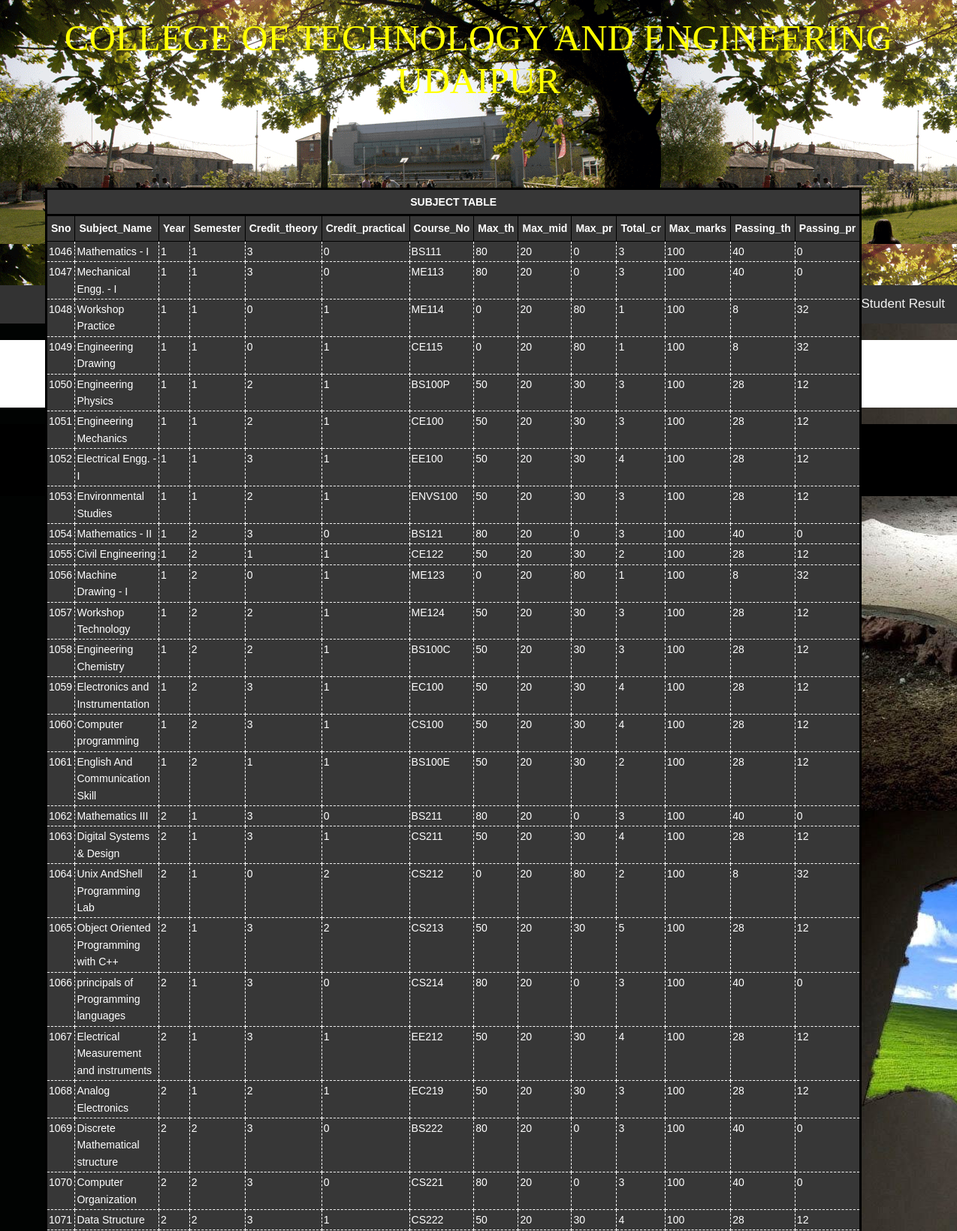
Page /subject_table_show.php (upper part) on the committed database.
### tables this page shows
CREATE TABLE IF NOT EXISTS `subject` (
  `Sno` int(10) NOT NULL AUTO_INCREMENT,
  `Subject_Name` varchar(40) NOT NULL DEFAULT 'UNIQUE',
  `Year` varchar(2) NOT NULL,
  `Semester` varchar(2) NOT NULL,
  `Credit_theory` int(2) NOT NULL,
  `Credit_practical` int(2) NOT NULL,
  `Course_No` varchar(30) NOT NULL,
  `Max_th` int(2) DEFAULT NULL,
  `Max_mid` int(2) DEFAULT NULL,
  `Max_pr` int(2) DEFAULT NULL,
  `Total_cr` int(2) DEFAULT NULL,
  `Max_marks` int(3) NOT NULL,
  `Passing_th` int(2) DEFAULT NULL,
  `Passing_pr` int(2) DEFAULT NULL,
  PRIMARY KEY (`Subject_Name`,`Year`,`Semester`,`Course_No`),
  UNIQUE KEY `Course_no` (`Course_No`),
  UNIQUE KEY `Sno` (`Sno`)
);

### subject_table_show.php (the view, shortened to what this page needs)
<!DOCTYPE html>
<html>
<head>
<link href="layout/styles/layout.css" rel="stylesheet" type="text/css" media="all">
</head>
<body background="images/kpll.jpg">
<div style="background-image: url(ch1.png)">
    <br>
  <h1 style="text-align:center;color:#FFFF00;font-size:350%"> <marquee direction=up; behavior=alternate> <center> COLLEGE OF TECHNOLOGY AND ENGINEERING UDAIPUR</center> </marquee></h1>
    <br><br><br><br><br><br><br><br><br><br>
</div>
      <div class="topnav">
        <a href="student_login.php">Student Result</a>
         <a href="admin_login.php"> Admin Logout</a>
        <a href="index.php">Home</a>
      </div>
<br>
<div class="wrapper row3"><br><br>
<?php
$table="subject";
echo "<!DOCTYPE html>
<html>
<head lang='en'>
    <meta charset='UTF-8'>
    <title>show database data</title>
	<style type='text/css'>
		#name
		{
			//border:2px red ridge;
			position:fixed;
			top:40px;
			left:350px;
			font-size:24px;
			color:blue;
		}
		#show
		{
			//border:2px red ridge;
			position:absolute;
			top:250px;
			left:100px;
			//font-size:23px;
			//height:400px;
			width:97%;
		}
		table
		{
		position:relative;
		left:-40px;
		border:3px solid  black;
		border-collapse: collapse;
		width:80%;
		height:80px;
		}
		th, td {		font-weight:normal;
							border: 1px dashed white;
							border-collapse: collapse;
						}
		th, td {
					padding: 2px;
				}
		#tr1 {
					font-weight:bold;
							border: 1px solid black;
							border-collapse: collapse;
					padding: 5px;
				}
		#tr2 {
					font-weight:bold;
							border: 3px solid black;
							border-collapse: collapse;
					padding: 5px;
				}
	</style>
</head>
<body>
";
echo "<br><br>";
echo "<div id='show'>";
$stu=mysql_query("select * from $table order by Sno");
echo "<table>";
echo " <tr id='tr2'>";
echo "<th id='tr2' colspan='14' align='center'>SUBJECT TABLE</th>";
echo "</tr>";
$f=mysql_query("desc $table");
echo "<tr id='tr1'>";
while($pr=mysql_fetch_array($f))
	{
		echo "<th id='tr1'>".$pr[0]."</th>";
	}
echo "</tr >";
while($p=mysql_fetch_array($stu))
{
echo "<tr >";
for($i=0;$i<14;$i++)
{echo "<th>".$p[$i]."</th>";}
echo "</tr>";
}
echo "</table>";
print "</div>";
echo "</body> </html>";
?>
</div>
<br>
<footer style="background-color:black">
  <br>
    <p style="text-align:center;color:white">Copyright &copy; 2019 - All Rights Reserved - <a href="#" style="color:#FFFFFF;">www.mpuat.ac.in</a></p>
<br>
</footer>
</body>
</html>

### layout/styles/layout.css (style rules this page uses)
*, *::before, *::after { transition:all .3s ease-in-out; }
table, th, td { border:1px solid; border-collapse:collapse; vertical-align:top; }
table, th { table-layout:auto; }
table { width:100%; margin-bottom:15px; }
th, td { padding:5px 8px; }
body { color:#FFFFFF; background-color:#1D1D1D; }
a { color:#56AED4; }
.row3 { color:#797979; background-color:#FFFFFF; }
table, th, td, #comments .avatar, #comments input, #comments textarea { border-color:#D7D7D7; }
th { color:#FFFFFF; background-color:#373737; }
tr, #comments li, #comments input[type="submit"], #comments input[type="reset"] { color:inherit; background-color:#FBFBFB; }
tr:nth-child(even), #comments li:nth-child(even) { color:inherit; background-color:#F7F7F7; }

### layout/styles/framework.css (style rules this page uses)
html { overflow-y:scroll; overflow-x:hidden; }
html, body { margin:0; padding:0; font-size:14px; line-height:1.6em; }
*, *::before, *::after { box-sizing:border-box; }
a { outline:none; text-decoration:none; }
body, input, textarea, select { font-family:Verdana, Geneva, sans-serif; }
h1, h2, h3, h4, h5, h6, .heading { font-family:Georgia, "Times New Roman", Times, serif; }
h1, h2, h3, h4, h5, h6, .heading { margin:0 0 20px 0; font-size:22px; line-height:normal; font-weight:normal; text-transform:uppercase; }
.wrapper { display:block; width:100%; margin:0; padding:0; text-align:left; word-wrap:break-word; }
address, article, aside, figcaption, figure, footer, header, main, nav, section { display:block; margin:0; padding:0; }

### subject_table_show.php (style rules this page uses)
body { margin:0; }
.topnav { overflow: hidden; background-color: #333; }
.topnav a { float: right; display: block; color: #f2f2f2; text-align: center; padding: 14px 16px; text-decoration: none; font-size: 17px; }
* { box-sizing:border-box }
body { font-family: Verdana,sans-serif; }
#show { //border:2px red ridge; position:absolute; top:250px; left:100px; //font-size:23px; //height:400px; width:97%; }
table { position:relative; left:-40px; border:3px solid black; border-collapse: collapse; width:80%; height:80px; }
th, td { font-weight:normal; border: 1px dashed white; border-collapse: collapse; }
th, td { padding: 2px; }
#tr1 { font-weight:bold; border: 1px solid black; border-collapse: collapse; padding: 5px; }
#tr2 { font-weight:bold; border: 3px solid black; border-collapse: collapse; padding: 5px; }

### rows in the picture
subject: Sno "1046", Subject_Name "Mathematics - I", Year "1", Semester "1", Credit_theory "3", Credit_practical "0", Course_No "BS111", Max_th "80", Max_mid "20", Max_pr "0", Total_cr "3", Max_marks "100", Passing_th "40", Passing_pr "0"
subject: Sno "1047", Subject_Name "Mechanical Engg. - I", Year "1", Semester "1", Credit_theory "3", Credit_practical "0", Course_No "ME113", Max_th "80", Max_mid "20", Max_pr "0", Total_cr "3", Max_marks "100", Passing_th "40", Passing_pr "0"
subject: Sno "1048", Subject_Name "Workshop Practice", Year "1", Semester "1", Credit_theory "0", Credit_practical "1", Course_No "ME114", Max_th "0", Max_mid "20", Max_pr "80", Total_cr "1", Max_marks "100", Passing_th "8", Passing_pr "32"
subject: Sno "1049", Subject_Name "Engineering Drawing", Year "1", Semester "1", Credit_theory "0", Credit_practical "1", Course_No "CE115", Max_th "0", Max_mid "20", Max_pr "80", Total_cr "1", Max_marks "100", Passing_th "8", Passing_pr "32"
subject: Sno "1050", Subject_Name "Engineering Physics", Year "1", Semester "1", Credit_theory "2", Credit_practical "1", Course_No "BS100P", Max_th "50", Max_mid "20", Max_pr "30", Total_cr "3", Max_marks "100", Passing_th "28", Passing_pr "12"
subject: Sno "1051", Subject_Name "Engineering Mechanics", Year "1", Semester "1", Credit_theory "2", Credit_practical "1", Course_No "CE100", Max_th "50", Max_mid "20", Max_pr "30", Total_cr "3", Max_marks "100", Passing_th "28", Passing_pr "12"
subject: Sno "1052", Subject_Name "Electrical Engg. - I", Year "1", Semester "1", Credit_theory "3", Credit_practical "1", Course_No "EE100", Max_th "50", Max_mid "20", Max_pr "30", Total_cr "4", Max_marks "100", Passing_th "28", Passing_pr "12"
subject: Sno "1053", Subject_Name "Environmental Studies", Year "1", Semester "1", Credit_theory "2", Credit_practical "1", Course_No "ENVS100", Max_th "50", Max_mid "20", Max_pr "30", Total_cr "3", Max_marks "100", Passing_th "28", Passing_pr "12"
subject: Sno "1054", Subject_Name "Mathematics - II", Year "1", Semester "2", Credit_theory "3", Credit_practical "0", Course_No "BS121", Max_th "80", Max_mid "20", Max_pr "0", Total_cr "3", Max_marks "100", Passing_th "40", Passing_pr "0"
subject: Sno "1055", Subject_Name "Civil Engineering", Year "1", Semester "2", Credit_theory "1", Credit_practical "1", Course_No "CE122", Max_th "50", Max_mid "20", Max_pr "30", Total_cr "2", Max_marks "100", Passing_th "28", Passing_pr "12"
subject: Sno "1056", Subject_Name "Machine Drawing - I", Year "1", Semester "2", Credit_theory "0", Credit_practical "1", Course_No "ME123", Max_th "0", Max_mid "20", Max_pr "80", Total_cr "1", Max_marks "100", Passing_th "8", Passing_pr "32"
subject: Sno "1057", Subject_Name "Workshop Technology", Year "1", Semester "2", Credit_theory "2", Credit_practical "1", Course_No "ME124", Max_th "50", Max_mid "20", Max_pr "30", Total_cr "3", Max_marks "100", Passing_th "28", Passing_pr "12"
subject: Sno "1058", Subject_Name "Engineering Chemistry", Year "1", Semester "2", Credit_theory "2", Credit_practical "1", Course_No "BS100C", Max_th "50", Max_mid "20", Max_pr "30", Total_cr "3", Max_marks "100", Passing_th "28", Passing_pr "12"
subject: Sno "1059", Subject_Name "Electronics and Instrumentation", Year "1", Semester "2", Credit_theory "3", Credit_practical "1", Course_No "EC100", Max_th "50", Max_mid "20", Max_pr "30", Total_cr "4", Max_marks "100", Passing_th "28", Passing_pr "12"
subject: Sno "1060", Subject_Name "Computer programming", Year "1", Semester "2", Credit_theory "3", Credit_practical "1", Course_No "CS100", Max_th "50", Max_mid "20", Max_pr "30", Total_cr "4", Max_marks "100", Passing_th "28", Passing_pr "12"
subject: Sno "1061", Subject_Name "English And Communication Skill", Year "1", Semester "2", Credit_theory "1", Credit_practical "1", Course_No "BS100E", Max_th "50", Max_mid "20", Max_pr "30", Total_cr "2", Max_marks "100", Passing_th "28", Passing_pr "12"
subject: Sno "1062", Subject_Name "Mathematics III", Year "2", Semester "1", Credit_theory "3", Credit_practical "0", Course_No "BS211", Max_th "80", Max_mid "20", Max_pr "0", Total_cr "3", Max_marks "100", Passing_th "40", Passing_pr "0"
subject: Sno "1063", Subject_Name "Digital Systems & Design", Year "2", Semester "1", Credit_theory "3", Credit_practical "1", Course_No "CS211", Max_th "50", Max_mid "20", Max_pr "30", Total_cr "4", Max_marks "100", Passing_th "28", Passing_pr "12"
subject: Sno "1064", Subject_Name "Unix AndShell Programming Lab", Year "2", Semester "1", Credit_theory "0", Credit_practical "2", Course_No "CS212", Max_th "0", Max_mid "20", Max_pr "80", Total_cr "2", Max_marks "100", Passing_th "8", Passing_pr "32"
subject: Sno "1065", Subject_Name "Object Oriented Programming with C++", Year "2", Semester "1", Credit_theory "3", Credit_practical "2", Course_No "CS213", Max_th "50", Max_mid "20", Max_pr "30", Total_cr "5", Max_marks "100", Passing_th "28", Passing_pr "12"
subject: Sno "1066", Subject_Name "principals of Programming languages", Year "2", Semester "1", Credit_theory "3", Credit_practical "0", Course_No "CS214", Max_th "80", Max_mid "20", Max_pr "0", Total_cr "3", Max_marks "100", Passing_th "40", Passing_pr "0"
subject: Sno "1067", Subject_Name "Electrical Measurement and instruments", Year "2", Semester "1", Credit_theory "3", Credit_practical "1", Course_No "EE212", Max_th "50", Max_mid "20", Max_pr "30", Total_cr "4", Max_marks "100", Passing_th "28", Passing_pr "12"
subject: Sno "1068", Subject_Name "Analog Electronics", Year "2", Semester "1", Credit_theory "2", Credit_practical "1", Course_No "EC219", Max_th "50", Max_mid "20", Max_pr "30", Total_cr "3", Max_marks "100", Passing_th "28", Passing_pr "12"
subject: Sno "1069", Subject_Name "Discrete Mathematical structure", Year "2", Semester "2", Credit_theory "3", Credit_practical "0", Course_No "BS222", Max_th "80", Max_mid "20", Max_pr "0", Total_cr "3", Max_marks "100", Passing_th "40", Passing_pr "0"
subject: Sno "1070", Subject_Name "Computer Organization", Year "2", Semester "2", Credit_theory "3", Credit_practical "0", Course_No "CS221", Max_th "80", Max_mid "20", Max_pr "0", Total_cr "3", Max_marks "100", Passing_th "40", Passing_pr "0"
subject: Sno "1071", Subject_Name "Data Structure", Year "2", Semester "2", Credit_theory "3", Credit_practical "1", Course_No "CS222", Max_th "50", Max_mid "20", Max_pr "30", Total_cr "4", Max_marks "100", Passing_th "28", Passing_pr "12"

### other values in the picture
$pr[0] "Sno"
$pr[0] "Subject_Name"
$pr[0] "Year"
$pr[0] "Semester"
$pr[0] "Credit_theory"
$pr[0] "Credit_practical"
$pr[0] "Course_No"
$pr[0] "Max_th"
$pr[0] "Max_mid"
$pr[0] "Max_pr"
$pr[0] "Total_cr"
$pr[0] "Max_marks"
$pr[0] "Passing_th"
$pr[0] "Passing_pr"
